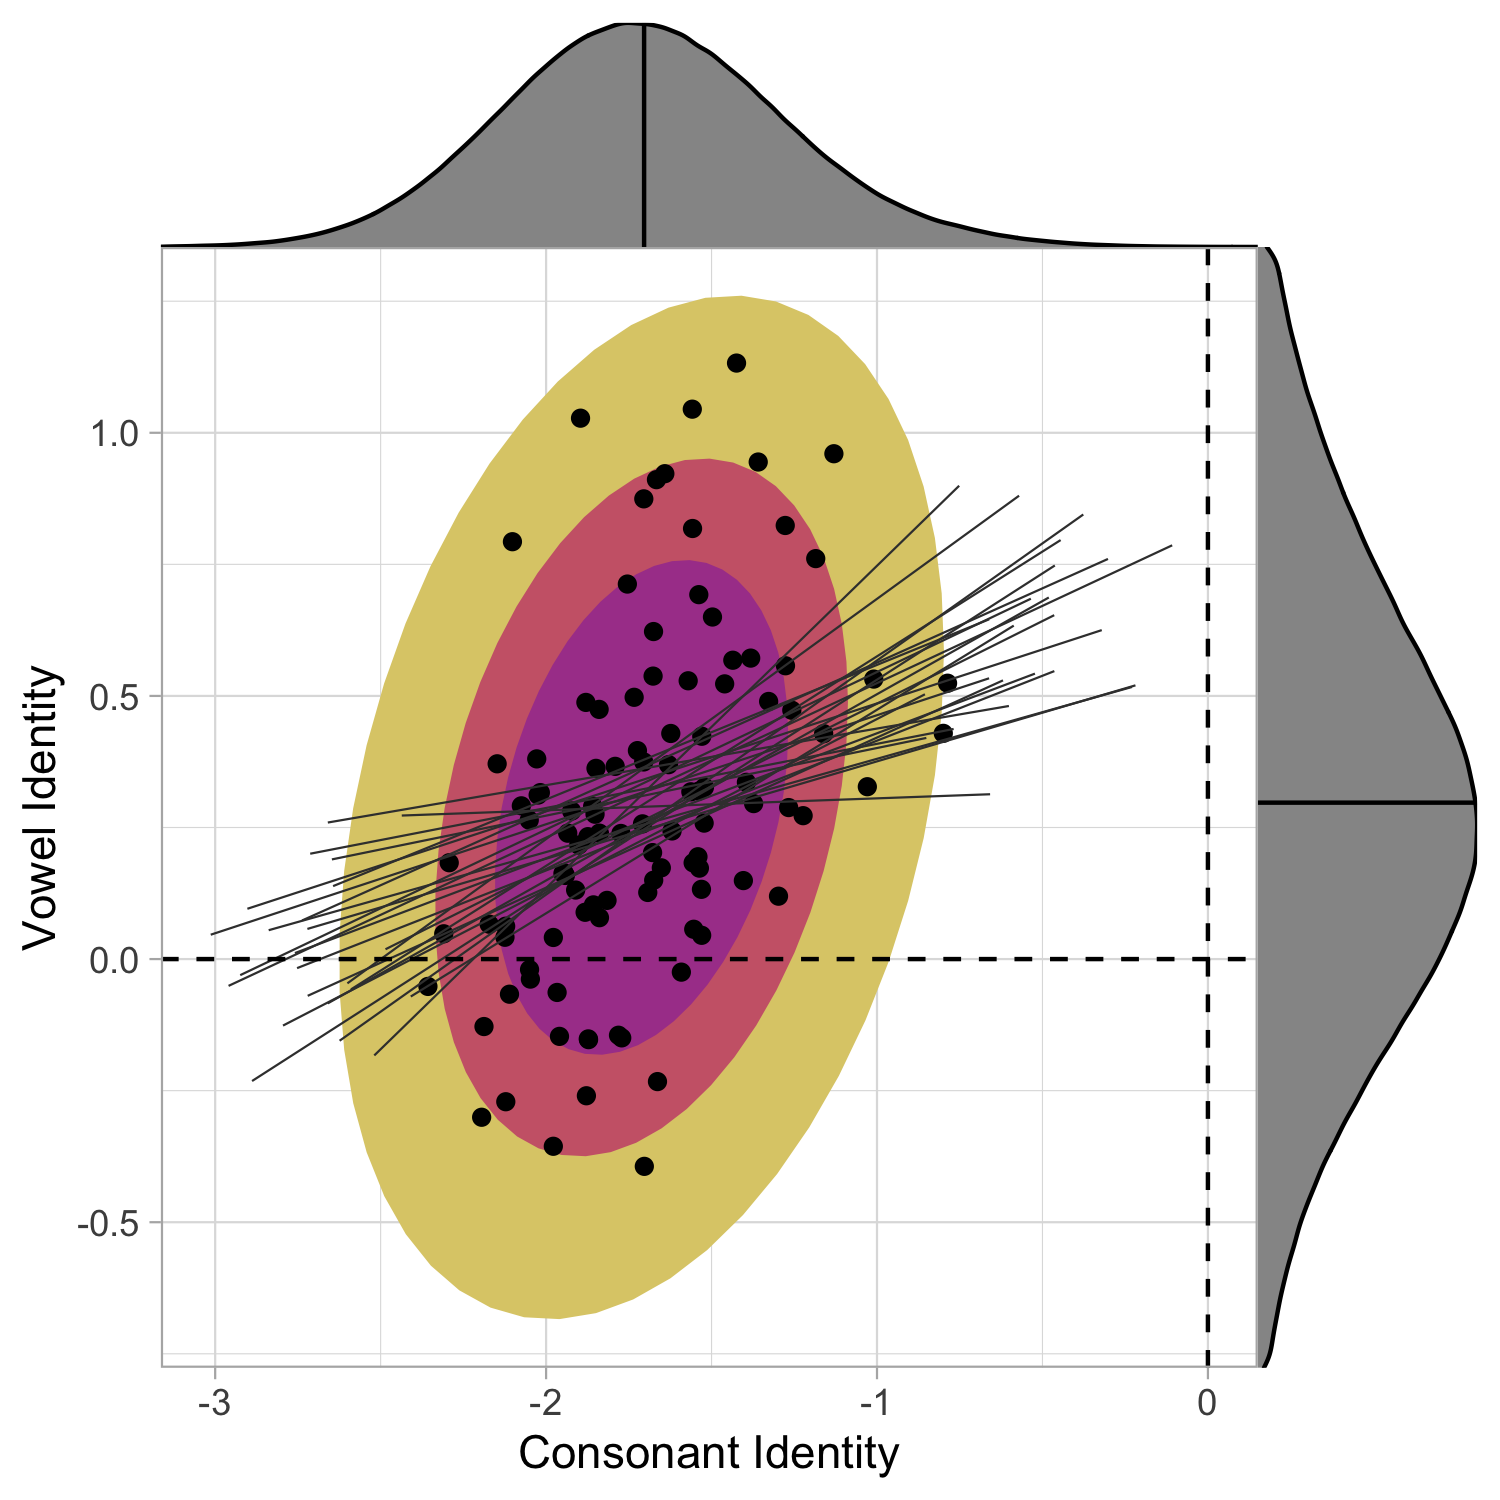

Write R code to recreate this figure.
library(brms)
library(tidyverse)
library(tidybayes)
library(cowplot)

model <- readRDS('r/models/5-3-non-adj-nc/model.rds')

draws <- model %>% spread_draws(
  r_language__paircount[language, term],
  r_language__paircountv[language, term],
  b_paircount_sim_new,
  b_paircountv_sim_new,
  b_paircount_ident_new,
  b_paircountv_ident_new
)

draws$c_sim <- draws$r_language__paircount + draws$b_paircount_sim_new
draws$v_sim <- draws$r_language__paircountv + draws$b_paircountv_sim_new
draws$c_ident <- draws$r_language__paircount + draws$b_paircount_ident_new
draws$v_ident <- draws$r_language__paircountv + draws$b_paircountv_ident_new

sim_intervals <- draws %>% subset(term=='sim_new') %>% median_qi(sim_coef_c=r_language__paircount + b_paircount_sim_new, sim_coef_v=r_language__paircountv + b_paircountv_sim_new)
ident_intervals <- draws %>% subset(term=='ident_new') %>% median_qi(ident_coef_c=r_language__paircount + b_paircount_ident_new, ident_coef_v=r_language__paircountv + b_paircountv_ident_new)

ident_data <- draws %>% subset(term == 'ident_new')

p <- ggplot() +
  stat_ellipse(data=ident_data, aes(x = c_ident, y = v_ident), level=0.95, fill='#DDCC77', color='#DDCC77', geom='polygon') +
  stat_ellipse(data=ident_data, aes(x = c_ident, y = v_ident), level=0.75, fill='#CC6677', color='#CC6677', geom='polygon') +
  stat_ellipse(data=ident_data, aes(x = c_ident, y = v_ident), level=0.5, fill='#AA4499', color='#AA4499', geom='polygon') +
  geom_point(data=ident_intervals, aes(x=ident_coef_c, y=ident_coef_v)) +
  geom_smooth(data=ident_data %>% filter(.draw < 25), aes(x=c_ident, y=v_ident, group = .draw), method = "lm", se = F, size = 0.25, color='#3D3D3D') +
  geom_hline(aes(yintercept=0), lty=2, color='black') +
  geom_vline(aes(xintercept=0), lty=2, color='black') +
  labs(x="Consonant Identity", y="Vowel Identity") +
  theme_light()

y_margin <- axis_canvas(p, axis='y') + geom_density(data=ident_data, aes(y=v_ident), fill='#969696') + geom_hline(yintercept=mean(ident_data$v_ident))
x_margin <- axis_canvas(p, axis='x') + geom_density(data=ident_data, aes(x=c_ident), fill='#969696') + geom_vline(xintercept=mean(ident_data$c_ident))

combined_plot <- insert_yaxis_grob(p, y_margin, position = "right")
combined_plot <- insert_xaxis_grob(combined_plot, x_margin, position = "top")

ggdraw(combined_plot)

ggsave('r/figures/2_nc_ident.png', width=5, height=5, units='in')







p <- ggplot() +
  xlim(-3.1, 0.1) +
  ylim(-0.7, 1.3) +
  stat_ellipse(data=ident_data, aes(x = c_ident, y = v_ident), level=0.95, fill='#DDCC77', color='#DDCC77', geom='polygon') +
  stat_ellipse(data=ident_data, aes(x = c_ident, y = v_ident), level=0.75, fill='#CC6677', color='#CC6677', geom='polygon') +
  stat_ellipse(data=ident_data, aes(x = c_ident, y = v_ident), level=0.5, fill='#AA4499', color='#AA4499', geom='polygon') +
  geom_hline(aes(yintercept=0), lty=2, color='black') +
  geom_vline(aes(xintercept=0), lty=2, color='black') +
  labs(x="Consonant Identity", y="Vowel Identity") +
  theme_light()

y_margin <- axis_canvas(p, axis='y') + geom_density(data=ident_data, aes(y=v_ident), fill='#969696') + geom_hline(yintercept=mean(ident_data$v_ident))
x_margin <- axis_canvas(p, axis='x') + geom_density(data=ident_data, aes(x=c_ident), fill='#969696') + geom_vline(xintercept=mean(ident_data$c_ident))

combined_plot <- insert_yaxis_grob(p, y_margin, position = "right")
combined_plot <- insert_xaxis_grob(combined_plot, x_margin, position = "top")

ggdraw(combined_plot)

ggsave('r/figures/2_nc_ident_1.png', width=5, height=5, units='in')





p <- ggplot() +
  xlim(-3.1, 0.1) +
  ylim(-0.7, 1.3) +
  stat_ellipse(data=ident_data, aes(x = c_ident, y = v_ident), level=0.95, fill='#DDCC77', color='#DDCC77', geom='polygon') +
  stat_ellipse(data=ident_data, aes(x = c_ident, y = v_ident), level=0.75, fill='#CC6677', color='#CC6677', geom='polygon') +
  stat_ellipse(data=ident_data, aes(x = c_ident, y = v_ident), level=0.5, fill='#AA4499', color='#AA4499', geom='polygon') +
  geom_point(data=ident_intervals, aes(x=ident_coef_c, y=ident_coef_v)) +
  geom_hline(aes(yintercept=0), lty=2, color='black') +
  geom_vline(aes(xintercept=0), lty=2, color='black') +
  labs(x="Consonant Identity", y="Vowel Identity") +
  theme_light()

y_margin <- axis_canvas(p, axis='y') + geom_density(data=ident_data, aes(y=v_ident), fill='#969696') + geom_hline(yintercept=mean(ident_data$v_ident))
x_margin <- axis_canvas(p, axis='x') + geom_density(data=ident_data, aes(x=c_ident), fill='#969696') + geom_vline(xintercept=mean(ident_data$c_ident))

combined_plot <- insert_yaxis_grob(p, y_margin, position = "right")
combined_plot <- insert_xaxis_grob(combined_plot, x_margin, position = "top")

ggdraw(combined_plot)

ggsave('r/figures/2_nc_ident_2.png', width=5, height=5, units='in')




p <- ggplot() +
  xlim(-3.1, 0.1) +
  ylim(-0.7, 1.3) +
  stat_ellipse(data=ident_data, aes(x = c_ident, y = v_ident), level=0.95, fill='#DDCC77', color='#DDCC77', geom='polygon') +
  stat_ellipse(data=ident_data, aes(x = c_ident, y = v_ident), level=0.75, fill='#CC6677', color='#CC6677', geom='polygon') +
  stat_ellipse(data=ident_data, aes(x = c_ident, y = v_ident), level=0.5, fill='#AA4499', color='#AA4499', geom='polygon') +
  geom_point(data=ident_intervals, aes(x=ident_coef_c, y=ident_coef_v)) +
  geom_smooth(data=ident_data %>% filter(.draw < 25), aes(x=c_ident, y=v_ident, group = .draw), method = "lm", se = F, size = 0.25, color='#3D3D3D') +
  geom_hline(aes(yintercept=0), lty=2, color='black') +
  geom_vline(aes(xintercept=0), lty=2, color='black') +
  labs(x="Consonant Identity", y="Vowel Identity") +
  theme_light()

y_margin <- axis_canvas(p, axis='y') + geom_density(data=ident_data, aes(y=v_ident), fill='#969696') + geom_hline(yintercept=mean(ident_data$v_ident))
x_margin <- axis_canvas(p, axis='x') + geom_density(data=ident_data, aes(x=c_ident), fill='#969696') + geom_vline(xintercept=mean(ident_data$c_ident))

combined_plot <- insert_yaxis_grob(p, y_margin, position = "right")
combined_plot <- insert_xaxis_grob(combined_plot, x_margin, position = "top")

ggdraw(combined_plot)

ggsave('r/figures/2_nc_ident_3.png', width=5, height=5, units='in')
